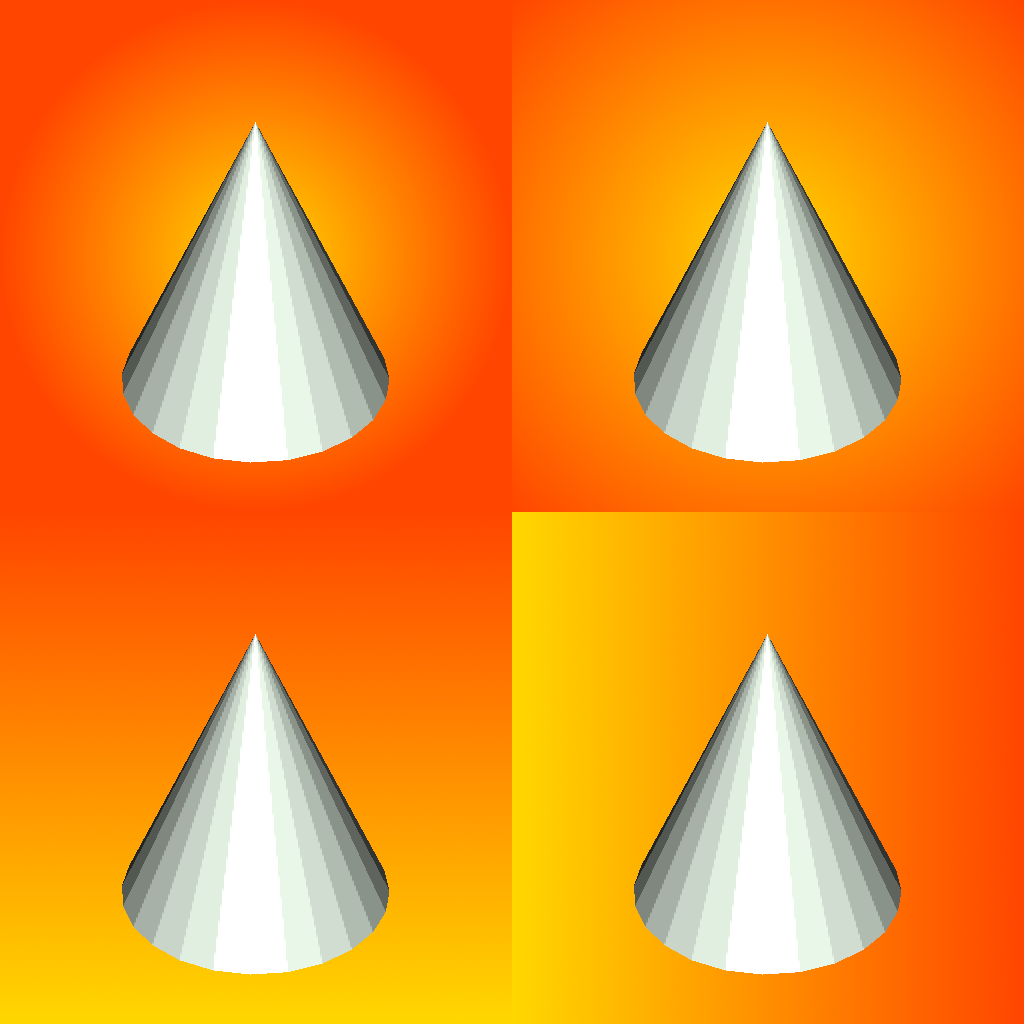

This figure's Python source:
#!/usr/bin/env python

# Demonstrate the four gradient background modes available in VTK:
# vertical, horizontal, radial farthest-side, and radial farthest-corner.

# Factory overrides: importing these modules registers the OpenGL rendering
# and interaction style implementations for vtkRenderingCore factory classes.
import vtkmodules.vtkInteractionStyle  # noqa: F401
import vtkmodules.vtkRenderingOpenGL2  # noqa: F401

# VTK pipeline classes used in this example
from vtkmodules.vtkFiltersSources import vtkConeSource
from vtkmodules.vtkRenderingCore import (
    vtkActor,
    vtkPolyDataMapper,
    vtkRenderWindow,
    vtkRenderWindowInteractor,
    vtkRenderer,
    vtkViewport,
)

# Colors (normalized RGB)
honeydew = (0.941, 1.0, 0.941)
gold = (1.0, 0.843, 0.0)
orange_red = (1.0, 0.271, 0.0)

# Source: generate a cone used in all four viewports
cone = vtkConeSource()
cone.SetResolution(25)
cone.SetDirection(0, 1, 0)
cone.SetHeight(1)

# Mapper: map cone polygon data
mapper = vtkPolyDataMapper()
mapper.SetInputConnection(cone.GetOutputPort())

# Actor: shared cone geometry with a light specular highlight
actor = vtkActor()
actor.SetMapper(mapper)
actor.GetProperty().SetColor(honeydew)
actor.GetProperty().SetSpecular(0.3)
actor.GetProperty().SetSpecularPower(60.0)

# Renderer 0: vertical gradient
renderer_0 = vtkRenderer()
renderer_0.AddActor(actor)
renderer_0.GradientBackgroundOn()
renderer_0.SetGradientMode(vtkViewport.GradientModes.VTK_GRADIENT_VERTICAL)
renderer_0.SetBackground(gold)
renderer_0.SetBackground2(orange_red)
renderer_0.SetViewport(0.0, 0.0, 0.5, 0.5)

# Renderer 1: horizontal gradient
renderer_1 = vtkRenderer()
renderer_1.AddActor(actor)
renderer_1.GradientBackgroundOn()
renderer_1.SetGradientMode(vtkViewport.GradientModes.VTK_GRADIENT_HORIZONTAL)
renderer_1.SetBackground(gold)
renderer_1.SetBackground2(orange_red)
renderer_1.SetViewport(0.5, 0.0, 1.0, 0.5)

# Renderer 2: radial farthest side gradient
renderer_2 = vtkRenderer()
renderer_2.AddActor(actor)
renderer_2.GradientBackgroundOn()
renderer_2.SetGradientMode(vtkViewport.GradientModes.VTK_GRADIENT_RADIAL_VIEWPORT_FARTHEST_SIDE)
renderer_2.SetBackground(gold)
renderer_2.SetBackground2(orange_red)
renderer_2.SetViewport(0.0, 0.5, 0.5, 1.0)

# Renderer 3: radial farthest corner gradient
renderer_3 = vtkRenderer()
renderer_3.AddActor(actor)
renderer_3.GradientBackgroundOn()
renderer_3.SetGradientMode(vtkViewport.GradientModes.VTK_GRADIENT_RADIAL_VIEWPORT_FARTHEST_CORNER)
renderer_3.SetBackground(gold)
renderer_3.SetBackground2(orange_red)
renderer_3.SetViewport(0.5, 0.5, 1.0, 1.0)

# Window: display the rendered scene
render_window = vtkRenderWindow()
render_window.AddRenderer(renderer_0)
render_window.AddRenderer(renderer_1)
render_window.AddRenderer(renderer_2)
render_window.AddRenderer(renderer_3)
render_window.SetWindowName("gradient background")
render_window.SetMultiSamples(0)
render_window.SetSize(1024, 1024)

# Scene: configure cameras
renderer_0.GetActiveCamera().Azimuth(20)
renderer_0.GetActiveCamera().Elevation(30)
renderer_0.ResetCamera()
renderer_1.GetActiveCamera().Azimuth(20)
renderer_1.GetActiveCamera().Elevation(30)
renderer_1.ResetCamera()
renderer_2.GetActiveCamera().Azimuth(20)
renderer_2.GetActiveCamera().Elevation(30)
renderer_2.ResetCamera()
renderer_3.GetActiveCamera().Azimuth(20)
renderer_3.GetActiveCamera().Elevation(30)
renderer_3.ResetCamera()

# Interactor: handle mouse and keyboard events
interactor = vtkRenderWindowInteractor()
interactor.SetRenderWindow(render_window)

# Launch the interactive visualization
render_window.Render()
interactor.Start()
